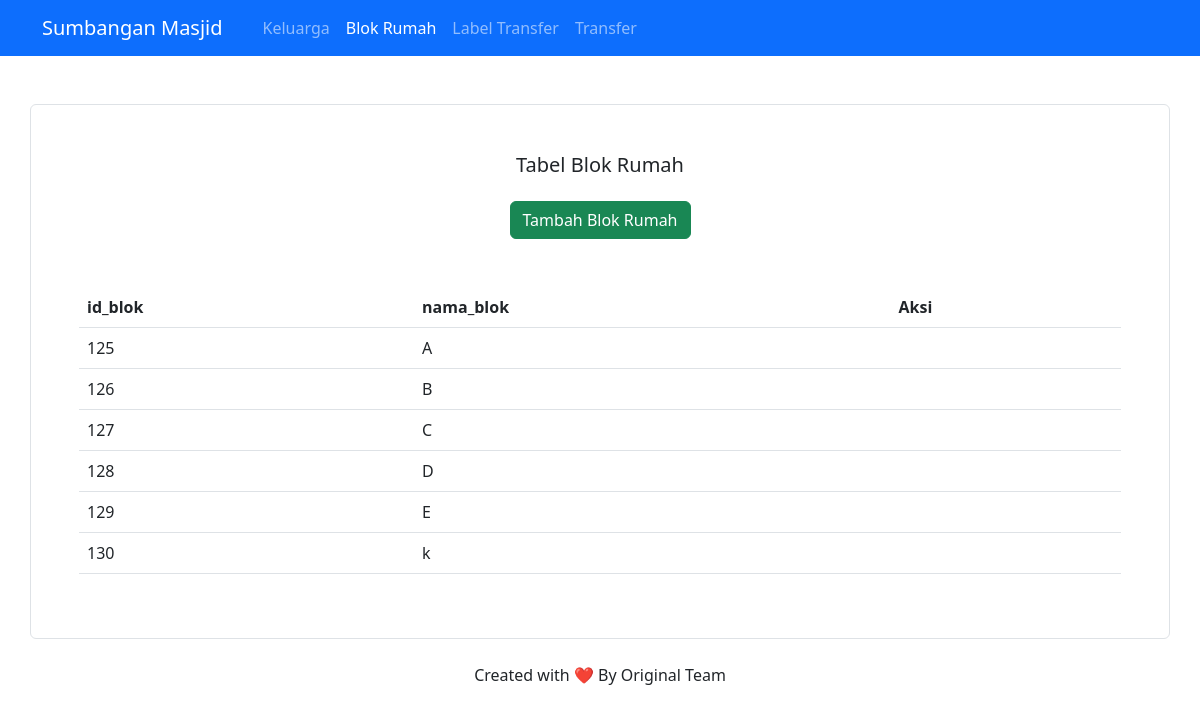
The page /index.php/blok on the database its author committed.
### tables this page shows
CREATE TABLE `blok` (
  `id_blok` int(11) NOT NULL,
  `nama_blok` varchar(30) NOT NULL
);

### application/controllers/Blok.php (called while the page is built, shortened)
<?php
class Blok extends CI_Controller {
  public $menu_aktif = 'blok';
  public function index() {
    $bloks = $this->db->get('blok')->result_array();
    $columns = (count($bloks) > 0) ? array_keys($bloks[0]) : [];
    $data_konten['bloks'] = $bloks;
    $data_konten['columns'] = $columns;
    $data_konten['flashdata'] = $this->session->flashdata();
    $data['konten'] = $this->load->view('blok/index.php', $data_konten, TRUE);
    $data['menus'] = $this->config->item('menus');
    $data['menu_aktif'] = $this->menu_aktif;
    $data['js'] = $this->load->view('blok/index.js', null, TRUE);
    $this->load->view('template', $data);
  }
}

### index.php (called while the page is built, shortened)
<?php
require_once BASEPATH.'core/CodeIgniter.php';

### application/views/blok/index.php (the view, shortened to what this page needs)
<div class="container mt-5 p-5 border border-1 rounded">
  <h5 class="text-center mb-4">Tabel Blok Rumah</h5>
  <div class="text-center mb-5">
    <a class="btn btn-success"
    href="<?= base_url("blok/tambah") ?>" role="button">
    Tambah Blok Rumah
    </a>
  </div>
  <table class="table" id="tabel">
    <thead>
      <tr>
      <?php foreach ($columns as $column) : ?>
        <th><?= $column ?></th>
      <?php endforeach ?>
        <th>Aksi</th>
      </tr>
    </thead>
    <tbody>
      <?php foreach ($bloks as $blok) : ?>
      <tr>
        <?php
          foreach ($columns as $column) {
            $nilai = $blok[$column];
            echo "<td>{$nilai}</td>";
          }
        ?>
        <td></td>
      </tr>
      <?php endforeach ?>
    </tbody>
  </table>
</div>

### rows shown on the page
blok: id_blok "125", nama_blok "A"
blok: id_blok "126", nama_blok "B"
blok: id_blok "127", nama_blok "C"
blok: id_blok "128", nama_blok "D"
blok: id_blok "129", nama_blok "E"
blok: id_blok "130", nama_blok "k"

### other values the page prints
$label_menu "Keluarga"
$label_menu "Blok Rumah"
$label_menu "Label Transfer"
$label_menu "Transfer"
$column "id_blok"
$column "nama_blok"
